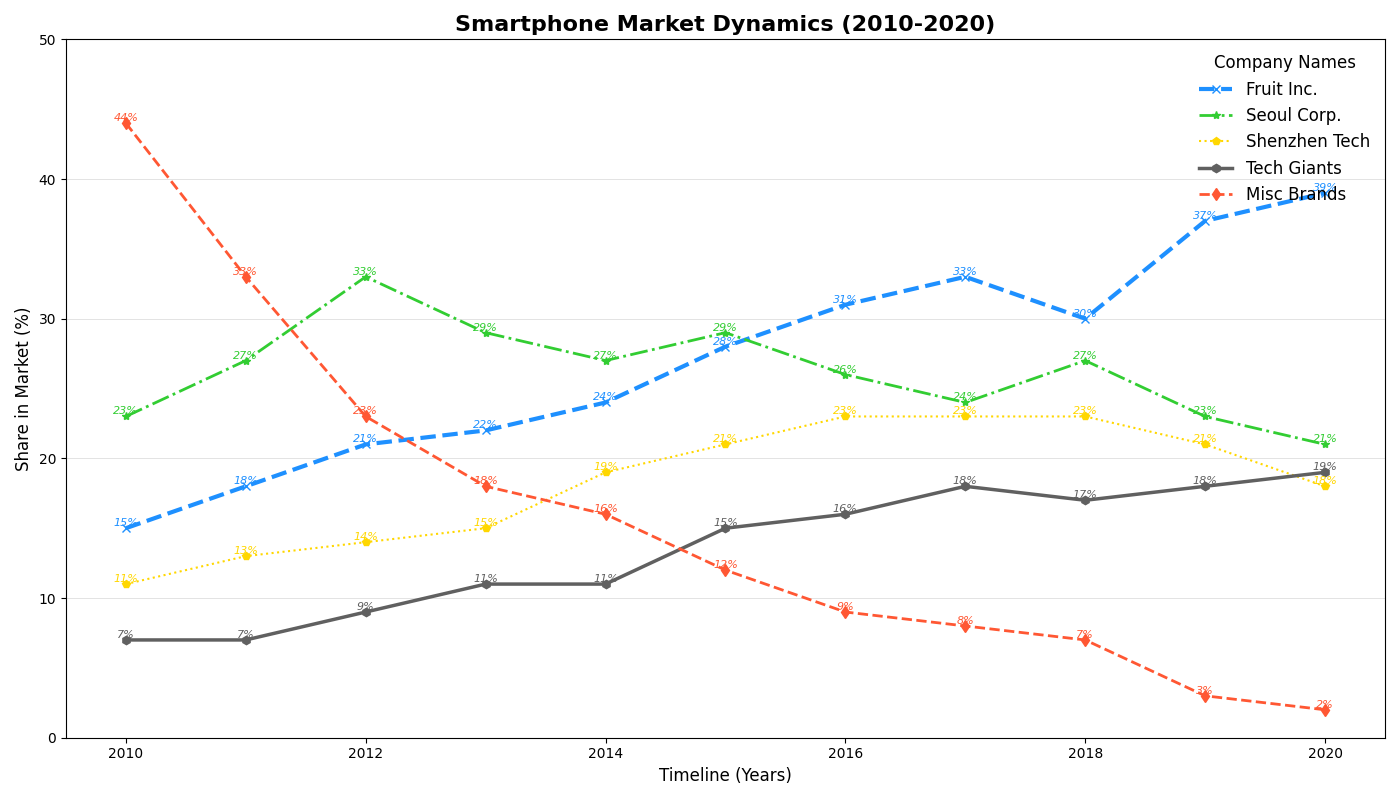

This chart was generated by the following Python code:
import matplotlib.pyplot as plt
import numpy as np

years = np.arange(2010, 2021)

apple = [15, 18, 21, 22, 24, 28, 31, 33, 30, 37, 39]
samsung = [23, 27, 33, 29, 27, 29, 26, 24, 27, 23, 21]
huawei = [11, 13, 14, 15, 19, 21, 23, 23, 23, 21, 18]
xiaomi = [7, 7, 9, 11, 11, 15, 16, 18, 17, 18, 19]
others = [44, 33, 23, 18, 16, 12, 9, 8, 7, 3, 2]

fig, ax = plt.subplots(figsize=(14, 8))

# Shuffle the colors.
colors = ['#1E90FF', '#32CD32', '#FFD700', '#606060', '#FF5733']

ax.plot(years, apple, label='Fruit Inc.', color=colors[0], marker='x', linestyle='--', linewidth=3)
ax.plot(years, samsung, label='Seoul Corp.', color=colors[1], marker='*', linestyle='-.', linewidth=2)
ax.plot(years, huawei, label='Shenzhen Tech', color=colors[2], marker='p', linestyle=':', linewidth=1.5)
ax.plot(years, xiaomi, label='Tech Giants', color=colors[3], marker='h', linestyle='-', linewidth=2.5)
ax.plot(years, others, label='Misc Brands', color=colors[4], marker='d', linestyle='--', linewidth=2)

ax.set_title("Smartphone Market Dynamics (2010-2020)", fontsize=16, fontweight='bold')
ax.set_xlabel('Timeline (Years)', fontsize=12)
ax.set_ylabel('Share in Market (%)', fontsize=12)
ax.set_ylim(0, 50)
ax.yaxis.grid(True, linestyle='-', linewidth=0.5, alpha=0.5)
ax.xaxis.grid(False)
ax.legend(title='Company Names', fontsize=12, title_fontsize='12', loc='upper right', frameon=False)

for year, a, s, h, x, o in zip(years, apple, samsung, huawei, xiaomi, others):
    ax.text(year, a, f'{a}%', ha='center', va='bottom', fontsize=8, color=colors[0], fontstyle='italic')
    ax.text(year, s, f'{s}%', ha='center', va='bottom', fontsize=8, color=colors[1], fontstyle='italic')
    ax.text(year, h, f'{h}%', ha='center', va='bottom', fontsize=8, color=colors[2], fontstyle='italic')
    ax.text(year, x, f'{x}%', ha='center', va='bottom', fontsize=8, color=colors[3], fontstyle='italic')
    ax.text(year, o, f'{o}%', ha='center', va='bottom', fontsize=8, color=colors[4], fontstyle='italic')

plt.tight_layout()
plt.show()
